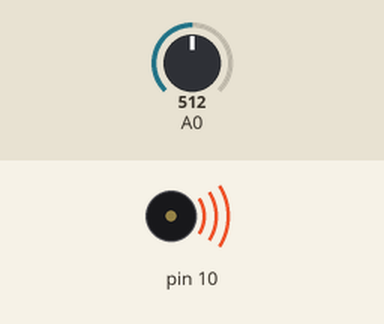
Simulated run of this sketch. Board: Arduino Uno, built with avr-gcc and run on an emulated ATmega328P. On the bench: buzzer (waves = sounding). The test bench sets the inputs (shaded band); at power-on: A0 = 512.

Above: at 1.2 s.
1.3 s: A0 set to 0
At 2.6 s:
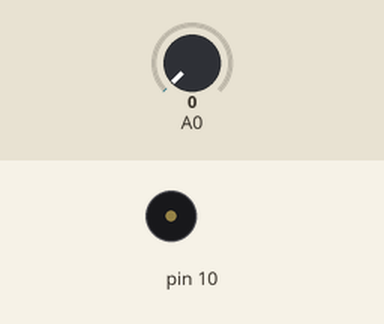
2.9 s: A0 set to 122
At 4.1 s:
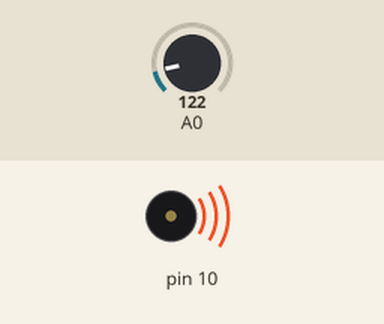
Timing chart, 0 to 5.9 s (numbered marks = the images above; inputs shaded):
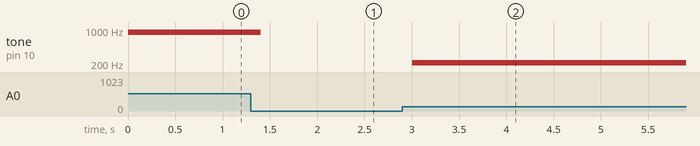

Measured:
- after the input at 1.3 s, tone on pin 10: 900 Hz → silent after 0.10 s
- after the input at 2.9 s, tone on pin 10: silent → 214 Hz after 0.10 s

The sketch:

Radio_Research.ino
```cpp
void setup() {
Serial.begin(9600);
pinMode(10,OUTPUT);
}
void loop() {
  int pv =  map(analogRead(A0),0,1023,0,1800);
  tone(10,pv);
  //Serial.println("Analog Value: ");
  //Serial.println(pv);
  delay(200);

}
```
